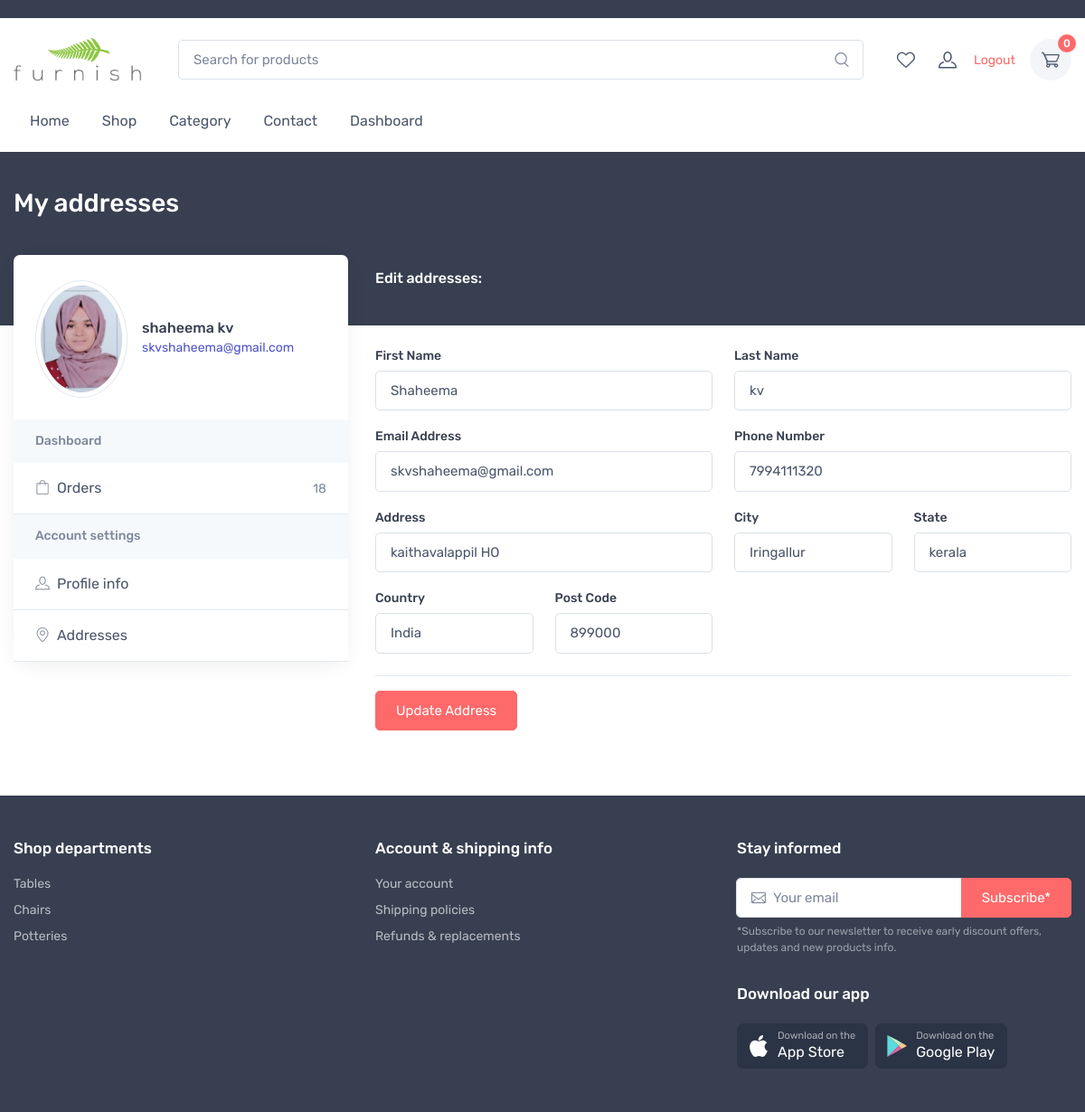
The page /edit_address/12/ (signed in) on the database its author committed.
### order/models.py (models this page shows)
class Address(models.Model):
    user = models.ForeignKey(User, on_delete=models.CASCADE)
    first_name = models.CharField(max_length=50)
    last_name = models.CharField(max_length=50)
    phone = models.CharField(max_length=150)
    email = models.CharField(max_length=100)
    address = models.CharField(max_length=100,null=False)
    city = models.CharField(max_length=100)
    state = models.CharField(max_length=100)
    country = models.CharField(max_length=100)
    postal_code = models.CharField(max_length=100)

### accounts/views.py (the view, shortened to what this page needs)
# urls.py: path('edit_address/<int:address_id>/',views.edit_address,name='edit_address'),
@login_required(login_url='signin')
def edit_address(request, address_id):
    orders = Order.objects.order_by('created_at').filter(user_id=request.user.id, is_ordered=True)
    orders_count = orders.count()
    try:
        userprofile = UserProfile.objects.get(user_id=request.user.id)
    except UserProfile.DoesNotExist:
        userprofile = None
    try:
        profile_picture_url = userprofile.profile_picture.url  # Get the URL to the saved image
    except:
        profile_picture_url = None
    address = Address.objects.get(id=address_id)
    form = AddressForm(instance=address)
    context={
        'address' : address,
        'form'    : form,
        'profile_picture_url': profile_picture_url,
        'orders_count': orders_count,
    }
    return render(request, 'user_profile/edit_address.html',context)

### accounts/forms.py
class AddressForm(forms.ModelForm):
    class Meta:
        model = Address
        fields = ('first_name', 'last_name','address','email','phone','city','state','country','postal_code')
        widgets = {
            'first_name': forms.TextInput(attrs={'class': 'form-control',}),
            'last_name': forms.TextInput(attrs={'class': 'form-control',}),
            'address': forms.TextInput(attrs={'class': 'form-control','required': True }),
            'phone': forms.TextInput(attrs={'class': 'form-control',}),
            'email': forms.TextInput(attrs={'class': 'form-control',}),
            'city': forms.TextInput(attrs={'class': 'form-control',}),
            'state': forms.TextInput(attrs={'class': 'form-control',}),
            'country': forms.TextInput(attrs={'class': 'form-control',}),
            'postal_code': forms.TextInput(attrs={'class': 'form-control',}),
        }

### cart/context_processors.py (called while the page is built)
def counter(request):
    cart_count = 0
    if 'admin' in request.path:
        return {}
    else:
        try:
            cart = Cart.objects.filter(cart_id=_cart_id(request))
            if request.user.is_authenticated:
                cart_items = CartItem.objects.all().filter(user=request.user)
            else:
                cart_items = CartItem.objects.all().filter(cart=cart[:1])
            for cart_item in cart_items:
                cart_count += cart_item.quantity
        except Cart.DoesNotExist:
            cart_count = 0
    return dict(cart_count=cart_count)

def wish_counter(request):
    wish_count = 0
    if 'admin' in request.path:
        return {}
    else:
        try:
            cart = Cart.objects.filter(cart_id=_cart_id(request))
            if request.user.is_authenticated:
                wishitem = Wishlist.objects.all().filter(user=request.user)
            else:
                wishitem = Wishlist.objects.all().filter(cart=cart[:1])
            for item in wishitem:
                wish_count += 1
        except Cart.DoesNotExist:
            wish_count = 0
    return dict(wish_count=wish_count)

### cart/views.py (called while the page is built)
def _cart_id(request):
    cart = request.session.session_key
    if not cart:
        cart = request.session.create()
    return cart

### category/context_processors.py (called while the page is built)
def menu_links(request):
    links = Categorie.objects.all()
    return dict(links=links)

### templates/user_profile/edit_address.html (shortened to what this page needs)
{% extends 'base.html' %}
{% load static %}
{% block content %}
      <div class="page-title-overlap bg-dark pt-4">
        <div class="container d-lg-flex justify-content-between py-2 py-lg-3">
          <div class="order-lg-1 pe-lg-4 text-center text-lg-start">
            <h1 class="h3 text-light mb-0">My addresses</h1>
          </div>
        </div>
      </div>
      <div class="container pb-5 mb-2 mb-md-4">
        <div class="row">
          {% include 'user_profile/account-sidebar.html' %}
          <section class="col-lg-8">
            <div class="d-none d-lg-flex justify-content-between align-items-center pt-lg-3 pb-4 pb-lg-5 mb-lg-3">
              <h6 class="fs-base text-light mb-0">Edit addresses:</h6>
            </div>
                <form action="{% url 'edit_address' address.id %}" method="POST" >
                    <div class="row gx-4 gy-3">
                      <div class="col-sm-6">
                        <label class="form-label" for="account-fn">First Name</label>
                        {{form.first_name}}
                      </div>
                      <div class="col-sm-6">
                        <label class="form-label" for="account-ln">Last Name</label>
                        {{form.last_name}}
                      </div>
                      <div class="col-sm-6">
                        <label class="form-label" for="account-email">Email Address</label>
                        {{form.email}}
                      </div>
                      <div class="col-sm-6">
                        <label class="form-label" for="account-phone">Phone Number</label>
                        {{form.phone}}
                      </div>
                      <div class="col-sm-6">
                        <label class="form-label" for="account-address_1">Address</label>
                        {{form.address}}
                      </div>
                      <div class="col-sm-3">
                        <label class="form-label" for="account-city">City</label>
                        {{form.city}}
                      </div>
                      <div class="col-sm-3">
                        <label class="form-label" for="account-state" >State</label>
                        {{form.state}}
                      </div>
                      <div class="col-sm-3">
                        <label class="form-label" for="account-country">Country</label>
                        {{form.country}}
                      </div>
                      <div class="col-sm-3">
                        <label class="form-label" for="account-country">Post Code</label>
                        {{form.postal_code}}
                      </div>
                      <div class="col-12">
                        <hr class="mt-2 mb-3">
                        <div class="d-flex flex-wrap justify-content-between align-items-center">
                          <button class="btn btn-primary mt-3 mt-sm-0" type="button" ><label for="addressform">Update Address</label></button>
                        </div>
                      </div>
                    </div>
                  </form>
          </section>
        </div>
      </div>
    </main>
    {% endblock %}

### templates/user_profile/account-sidebar.html (shortened to what this page needs)
{% load static %}
<aside class="col-lg-4 pt-4 pt-lg-0 pe-xl-5">
    <div class="bg-white rounded-3 shadow-lg pt-1 mb-5 mb-lg-0">
      <div class="d-md-flex justify-content-between align-items-center text-center text-md-start p-4">
        <div class="d-md-flex align-items-center">
          <div class="img-thumbnail rounded-circle position-relative flex-shrink-0 mx-auto mb-2 mx-md-0 mb-md-0" style="width: 6.375rem;">
            <img class="rounded-circle"{% if profile_picture_url %} src="{{profile_picture_url}}" {% else %} src="{% static 'img/profile.png' %}" {% endif %} alt="{{user.get_full_name}}"></div>
          <div class="ps-md-3">
            <h3 class="fs-base mb-0">{{user.get_full_name}}</h3><span class="text-accent fs-sm">{{user.username}}</span>
          </div>
        </div><a class="btn btn-primary d-lg-none mb-2 mt-3 mt-md-0" href="#account-menu" data-bs-toggle="collapse" aria-expanded="false">Account menu</a>
      </div>
      <div class="d-lg-block collapse" id="account-menu">
        <div class="bg-secondary px-4 py-3">
          <h3 class="fs-sm mb-0 text-muted">Dashboard</h3>
        </div>
        <ul class="list-unstyled mb-0">
          <li class="border-bottom mb-0"><a class="nav-link-style d-flex align-items-center px-4 py-3 {% if '/my_orders/' == request.path %} active {% endif %} " href="{% url 'my_orders' %}"><i class="ci-bag opacity-60 me-2"></i>Orders<span class="fs-sm text-muted ms-auto">{{orders_count}}</span></a></li>
        </ul>
        <div class="bg-secondary px-4 py-3">
          <h3 class="fs-sm mb-0 text-muted">Account settings</h3>
        </div>
        <ul class="list-unstyled mb-0">
          <li class="border-bottom mb-0"><a class="nav-link-style d-flex align-items-center px-4 py-3 {% if '/account_profile/' == request.path %} active {% endif %}" href="{% url 'account_profile' %}"><i class="ci-user opacity-60 me-2"></i>Profile info</a></li>
          <li class="border-bottom mb-0"><a class="nav-link-style d-flex align-items-center px-4 py-3 {% if '/my_addresses/' == request.path %} active {% endif %} " href="{% url 'my_addresses' %}"><i class="ci-location opacity-60 me-2"></i>Addresses</a></li>
        </ul>
      </div>
    </div>
  </aside>

### rows shown on the page
Address: first_name "Shaheema", last_name "kv", email "skvshaheema@gmail.com", phone "7994111320", address "kaithavalappil HO", city "Iringallur", state "kerala", country "India", postal_code "899000"

### other values the page prints
{{ cart_count }} "0"
{{ user.get_full_name }} "shaheema kv"
{{ user.username }} "skvshaheema@gmail.com"
{{ orders_count }} "18"
